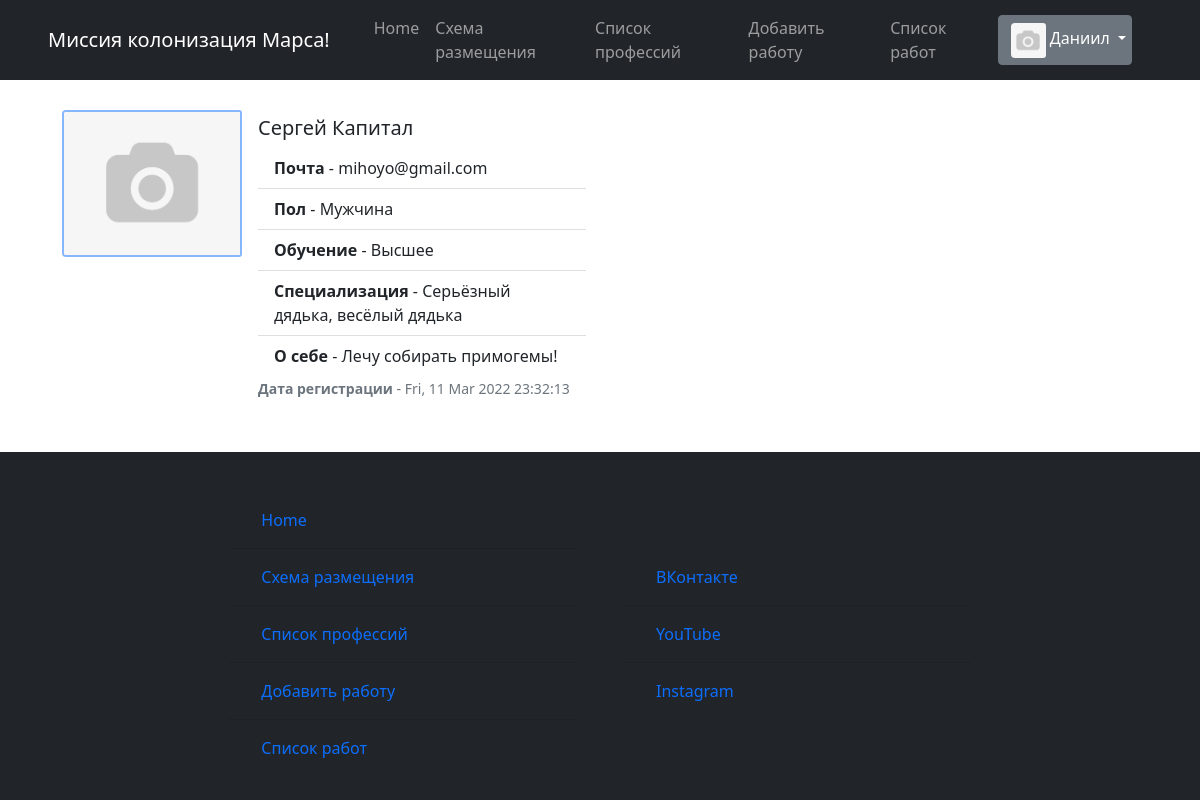
Screenshot of /profile/mihoyo@gmail.com (signed in) with the database file from the repository.
### static/data/users.py (models this page shows, shortened)
class User(SqlAlchemyBase, UserMixin):
    __tablename__ = 'users'
    id = sqlalchemy.Column(sqlalchemy.Integer,
                           primary_key=True, autoincrement=True)
    surname = sqlalchemy.Column(sqlalchemy.String, nullable=True)
    name = sqlalchemy.Column(sqlalchemy.String, nullable=True)
    sex = sqlalchemy.Column(sqlalchemy.String, nullable=True)
    email = sqlalchemy.Column(sqlalchemy.String,
                              index=True, unique=True, nullable=True)
    hashed_password = sqlalchemy.Column(sqlalchemy.String, nullable=True)
    studying = sqlalchemy.Column(sqlalchemy.String, nullable=True)
    professions = sqlalchemy.Column(sqlalchemy.String, nullable=True)
    about = sqlalchemy.Column(sqlalchemy.String, nullable=True)
    created_date = sqlalchemy.Column(sqlalchemy.String, nullable=True)
    image_link = sqlalchemy.Column(sqlalchemy.String, nullable=True)
    disk_path = sqlalchemy.Column(sqlalchemy.String, nullable=True)

### runner.py (the view)
@app.route('/profile/<email>', methods=['POST', 'GET'])
def answer(email):
    db_sess = db_session.create_session()
    user = db_sess.query(User).filter(User.email == email).first()
    return render_template('html/profile.html',
                           title=f'{user.name} - DanoNET',
                           image=image,
                           params=user,
                           menu_bar_title='Миссия колонизация Марса!', )

### runner.py (called while the page is built)
@login_manager.user_loader
def load_user(user_id):
    db_sess = db_session.create_session()
    return db_sess.query(User).get(user_id)

### static/data/db_session.py (called while the page is built)
def create_session() -> Session:
    global __factory
    return __factory()

### templates/html/profile.html
{% extends "html/base.html" %}
{% block content %}
    <div class="card mb-3 profile-card" style="max-width: 540px;">
        <div class="row g-0">
            <div class="col-md-4">
                {% if image %}
                    <img src="{{ url_for('static', filename=image) }}" class="img-fluid rounded-start profile-card-img"
                         alt="Упс... Что-то пошло не так!">
                {% else %}
                    <img src="{{ url_for('static', filename='/images/avatars/no_avatar.png') }}"
                         class="img-fluid rounded-start profile-card-img" alt="Упс... Что-то пошло не так!">
                {% endif %}
            </div>
        <div class="col-md-8 profile-card-info">
            <div class="card-body">
                <h5 class="card-title">{{ params.surname }} {{ params.name }}</h5>
                <div class="card-text">
                    <ul class="list-group list-group-flush">
                        <li class="list-group-item"><b>Почта</b> - {{ params.email }}</li>
                        <li class="list-group-item"><b>Пол</b> - {{ params.sex }}</li>
                        <li class="list-group-item"><b>Обучение</b> - {{ params.studying }}</li>
                        <li class="list-group-item"><b>Специализация</b> - {{ params.professions.lower().capitalize() }}</li>
                        <li class="list-group-item"><b>О себе</b> - {{ params.about }}</li>
                    </ul>
                </div>
                <p class="card-text"><small class="text-muted"><b>Дата регистрации</b> - {{ params.created_date }}</small></p>
            </div>
        </div>
        </div>
    </div>
{% endblock %}

### templates/html/base.html (shortened to what this page needs)
<!doctype html>
<html lang="en">
<head>
    <link rel="stylesheet"
          href="https://stackpath.bootstrapcdn.com/bootstrap/4.4.1/css/bootstrap.min.css"
>
    <link rel="stylesheet" href="../../static/css/professions.css">
    <link rel="stylesheet" href="../../static/css/index.css">
    <link rel="stylesheet" href="../../static/css/bar.css">
    <link rel="stylesheet" href="../../static/bootstrap-5.1.3-dist/css/bootstrap.css">
    <link rel="stylesheet" href="../../static/bootstrap-5.1.3-dist/css/bootstrap-grid.css">
    <link rel="stylesheet" href="../../static/bootstrap-5.1.3-dist/css/bootstrap-reboot.css">
    <link rel="stylesheet" href="../../static/bootstrap-5.1.3-dist/css/bootstrap-utilities.css">
    <link rel="stylesheet" href="../../static/css/professions.css">
    <link rel="stylesheet" href="../../static/css/index.css">
    <link rel="stylesheet" href="../../static/css/bar.css">
</head>
<body>
<div class="wrapper">
    <header>
    <nav class="navbar navbar-expand-lg navbar-dark bg-dark text-white">
        <div class="container-fluid">
            <a class="navbar-brand" href="/homepage">{{ menu_bar_title }}</a>
            <div class="collapse navbar-collapse" id="navbarSupportedContent">
                <ul class="navbar-nav me-auto mb-2 mb-lg-0">
                    <li class="nav-item">
                        <a class="nav-link" aria-current="page" href="/homepage">Home</a>
                    </li>
                    <li class="nav-item">
                        <a class="nav-link" href="/distribution">Схема размещения</a>
                    </li>
                    <li class="nav-item">
                        <a class="nav-link" href="/list_prof/ul">Список профессий</a>
                    </li>
                    <li class="nav-item">
                        <a class="nav-link" href="/create_job">Добавить работу</a>
                    </li>
                    <li class="nav-item">
                        <a class="nav-link" href="/job_list">Список работ</a>
                    </li>
                </ul>
                {% if current_user.is_authenticated %}
                    <div class="dropdown-navbar user-navbar">
                        <div class="btn-group">
                            <button type="button" class="btn btn-secondary dropdown-toggle" data-bs-toggle="dropdown"
                                    href="#" role="button" aria-expanded="false" id="user">
                                <span>
                                    {% if image %}
                                        <img src="{{ url_for('static', filename=image) }}"
                                             class="img-fluid rounded-start profile-card-img miniature-pic"
                                             alt="">
                                    {% else %}
                                        <img src="{{ url_for('static', filename='/images/avatars/no_avatar.png') }}"
                                             class="img-fluid rounded-start profile-card-img miniature-pic"
                                             alt="">
                                    {% endif %}
                                </span>
                                {{ current_user.name }}
                            </button>
                        </div>
                    </div>
                {% else %}
                    <form class="d-flex">
                        <a class="nav-brand" href="/login"><button class="btn btn-outline-success me-2" type="button">Войти</button></a>
                        <a class="nav-brand" href="/register"><button class="btn btn-outline-success me-2" type="button">Зарегистрироваться</button></a>
                    </form>
                {% endif %}
            </div>
        </div>
    </nav>
</header>
<main role="main" class="container">
    {% block content %}{% endblock %}
</main>
<footer class="navbar navbar-dark bg-dark navbar-footer row g-3" id="footer">
    <div class="card bg-dark col-md-4 footer-column">
        <div class="card-body">
            <form class="form-footer" method="post" novalidate>
                <ul class="list-group list-group-flush bg-dark">
                    <li class="list-group-item bg-dark">
                        <a class="nav-link" aria-current="page" href="/homepage">Home</a>
                    </li>
                    <li class="list-group-item bg-dark">
                        <a class="nav-link" href="/distribution">Схема размещения</a>
                    </li>
                    <li class="list-group-item bg-dark">
                        <a class="nav-link" href="/list_prof/ul">Список профессий</a>
                    </li>
                    <li class="list-group-item bg-dark">
                        <a class="nav-link" href="/create_job">Добавить работу</a>
                    </li>
                    <li class="list-group-item bg-dark">
                        <a class="nav-link" href="/job_list">Список работ</a>
                    </li>
                </ul>
            </form>
        </div>
    </div>
    <div class="card bg-dark col-md-4 footer-column">
        <div class="card-body">
            <form class="form-footer" method="post" novalidate>
                <ul class="list-group list-group-flush bg-dark">
                    <li class="list-group-item bg-dark">
                        <a class="nav-link" aria-current="page" href="https://m.vk.com/daniilkolevatykh"
                           target="_blank">ВКонтакте</a>
                    </li>
                    <li class="list-group-item bg-dark">
                        <a class="nav-link" href="https://www.youtube.com/channel/UCYcTAs_MR2JaN-LxTlDMQxA"
                           target="_blank">YouTube</a>
                    </li>
                    <li class="list-group-item bg-dark">
                        <a class="nav-link" href="https://www.instagram.com/daniil_kolevatykh/"
                           target="_blank">Instagram</a>
                    </li>
                </ul>
            </form>
        </div>
    </div>
</footer>
</div>
</body>
</html>

### static/css/index.css (style rules this page uses)
.dropdown-navbar { padding-right: 40px; }
* { margin: 0; padding: 0; }
html, body { height: 100%; }
.wrapper { height: 100%; display: flex; flex-direction: column; }
main { flex: 1 1 auto; }
.footer-column { border: none; vertical-align: top; }
.profile-card { margin: 20px; border: none; }
.profile-card-img { margin-top: 10px; border: 2px solid #86b7fe; border-radius: 3px; }
.miniature-pic { margin-top: 1px; border: none; image-rendering: auto; width: 35px; height: 35px; object-fit: cover; }

### static/css/bar.css (style rules this page uses)
.navbar-brand { alignment: center; padding-left: 20px; padding-right: 20px; }

### rows the page displays
User: name "Даниил"
User: surname "Сергей", name "Капитал", email "mihoyo@gmail.com", sex "Мужчина", studying "Высшее", professions "Серьёзный дядька, весёлый дядька", about "Лечу собирать примогемы!", created_date "Fri, 11 Mar 2022 23:32:13"

### other values shown
{{ menu_bar_title }} "Миссия колонизация Марса!"
